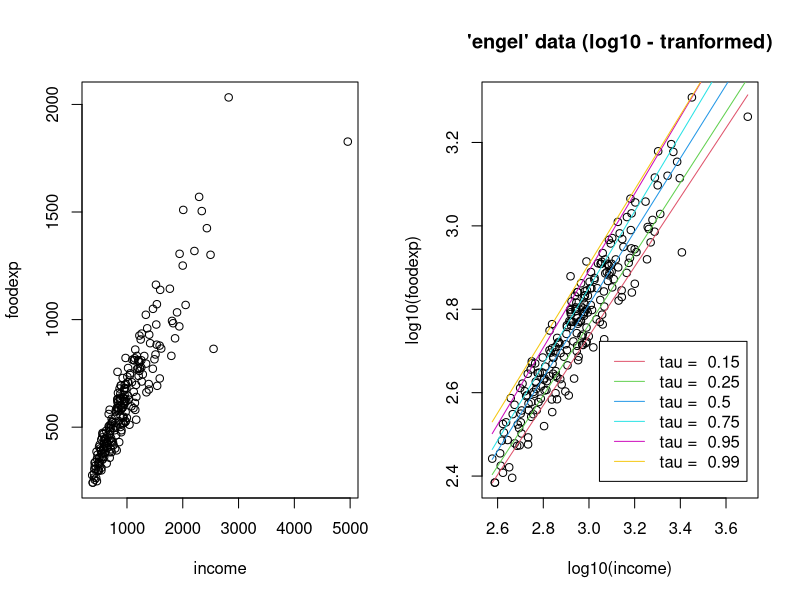

The R source for this figure:
library(quantreg)



data(engel)

png(filename="data/output/quantreg.png")
par(mfrow=c(1,2))
plot(engel)

plot(log10(foodexp) ~ log10(income), data = engel,
    main = "'engel' data (log10 - tranformed)")

taus <- c(.15, .25, .50, .75, .95, .99)
rqs <- as.list(taus)

for(i in seq(along = taus)) {
    rqs[[i]] = rq(log10(foodexp)~log10(income), tau=taus[i], data=engel)
    lines(log10(engel$income), fitted(rqs[[i]]), col=i+1)
}
legend("bottomright", paste("tau = ", taus), inset = .04,
        col = 2:(length(taus) + 1), lty = 1)
dev.off()